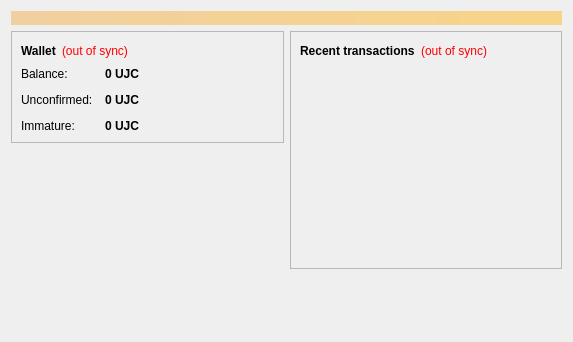
<?xml version="1.0" encoding="UTF-8"?>
<ui version="4.0">
 <class>OverviewPage</class>
 <widget class="QWidget" name="OverviewPage">
  <property name="geometry">
   <rect>
    <x>0</x>
    <y>0</y>
    <width>573</width>
    <height>342</height>
   </rect>
  </property>
  <property name="windowTitle">
   <string>Form</string>
  </property>
  <layout class="QVBoxLayout" name="topLayout">
   <item>
    <widget class="QLabel" name="labelAlerts">
     <property name="visible">
      <bool>false</bool>
     </property>
     <property name="styleSheet">
      <string notr="true">background-color: qlineargradient(x1: 0, y1: 0, x2: 1, y2: 0, stop:0 #F0D0A0, stop:1 #F8D488); color:#000000;</string>
     </property>
     <property name="wordWrap">
      <bool>true</bool>
     </property>
     <property name="margin">
      <number>3</number>
     </property>
    </widget>
   </item>
   <item>
    <layout class="QHBoxLayout" name="horizontalLayout" stretch="1,1">
     <item>
      <layout class="QVBoxLayout" name="verticalLayout_2">
       <item>
        <widget class="QFrame" name="frame">
         <property name="frameShape">
          <enum>QFrame::StyledPanel</enum>
         </property>
         <property name="frameShadow">
          <enum>QFrame::Raised</enum>
         </property>
         <layout class="QVBoxLayout" name="verticalLayout_4">
          <item>
           <layout class="QHBoxLayout" name="horizontalLayout_4">
            <item>
             <widget class="QLabel" name="label_5">
              <property name="font">
               <font>
                <weight>75</weight>
                <bold>true</bold>
               </font>
              </property>
              <property name="text">
               <string>Wallet</string>
              </property>
             </widget>
            </item>
            <item>
             <widget class="QLabel" name="labelWalletStatus">
              <property name="toolTip">
               <string>The displayed information may be out of date. Your wallet automatically synchronizes with the UbuntuJobCredit network after a connection is established, but this process has not completed yet.</string>
              </property>
              <property name="styleSheet">
               <string notr="true">QLabel { color: red; }</string>
              </property>
              <property name="text">
               <string notr="true">(out of sync)</string>
              </property>
              <property name="alignment">
               <set>Qt::AlignLeading|Qt::AlignLeft|Qt::AlignVCenter</set>
              </property>
             </widget>
            </item>
            <item>
             <spacer name="horizontalSpacer_2">
              <property name="orientation">
               <enum>Qt::Horizontal</enum>
              </property>
              <property name="sizeHint" stdset="0">
               <size>
                <width>40</width>
                <height>20</height>
               </size>
              </property>
             </spacer>
            </item>
           </layout>
          </item>
          <item>
           <layout class="QFormLayout" name="formLayout_2">
            <property name="fieldGrowthPolicy">
             <enum>QFormLayout::AllNonFixedFieldsGrow</enum>
            </property>
            <property name="horizontalSpacing">
             <number>12</number>
            </property>
            <property name="verticalSpacing">
             <number>12</number>
            </property>
            <item row="0" column="0">
             <widget class="QLabel" name="label">
              <property name="text">
               <string>Balance:</string>
              </property>
             </widget>
            </item>
            <item row="0" column="1">
             <widget class="QLabel" name="labelBalance">
              <property name="font">
               <font>
                <weight>75</weight>
                <bold>true</bold>
               </font>
              </property>
              <property name="cursor">
               <cursorShape>IBeamCursor</cursorShape>
              </property>
              <property name="toolTip">
               <string>Your current balance</string>
              </property>
              <property name="text">
               <string notr="true">0 UJC</string>
              </property>
              <property name="textInteractionFlags">
               <set>Qt::LinksAccessibleByMouse|Qt::TextSelectableByKeyboard|Qt::TextSelectableByMouse</set>
              </property>
             </widget>
            </item>
            <item row="1" column="0">
             <widget class="QLabel" name="label_3">
              <property name="text">
               <string>Unconfirmed:</string>
              </property>
             </widget>
            </item>
            <item row="1" column="1">
             <widget class="QLabel" name="labelUnconfirmed">
              <property name="font">
               <font>
                <weight>75</weight>
                <bold>true</bold>
               </font>
              </property>
              <property name="cursor">
               <cursorShape>IBeamCursor</cursorShape>
              </property>
              <property name="toolTip">
               <string>Total of transactions that have yet to be confirmed, and do not yet count toward the current balance</string>
              </property>
              <property name="text">
               <string notr="true">0 UJC</string>
              </property>
              <property name="textInteractionFlags">
               <set>Qt::LinksAccessibleByMouse|Qt::TextSelectableByKeyboard|Qt::TextSelectableByMouse</set>
              </property>
             </widget>
            </item>
            <item row="2" column="0">
             <widget class="QLabel" name="labelImmatureText">
              <property name="text">
               <string>Immature:</string>
              </property>
             </widget>
            </item>
            <item row="2" column="1">
             <widget class="QLabel" name="labelImmature">
              <property name="font">
               <font>
                <weight>75</weight>
                <bold>true</bold>
               </font>
              </property>
              <property name="toolTip">
               <string>Mined balance that has not yet matured</string>
              </property>
              <property name="text">
               <string notr="true">0 UJC</string>
              </property>
              <property name="textInteractionFlags">
               <set>Qt::LinksAccessibleByMouse|Qt::TextSelectableByKeyboard|Qt::TextSelectableByMouse</set>
              </property>
             </widget>
            </item>
           </layout>
          </item>
         </layout>
        </widget>
       </item>
       <item>
        <spacer name="verticalSpacer">
         <property name="orientation">
          <enum>Qt::Vertical</enum>
         </property>
         <property name="sizeHint" stdset="0">
          <size>
           <width>20</width>
           <height>40</height>
          </size>
         </property>
        </spacer>
       </item>
      </layout>
     </item>
     <item>
      <layout class="QVBoxLayout" name="verticalLayout_3">
       <item>
        <widget class="QFrame" name="frame_2">
         <property name="frameShape">
          <enum>QFrame::StyledPanel</enum>
         </property>
         <property name="frameShadow">
          <enum>QFrame::Raised</enum>
         </property>
         <layout class="QVBoxLayout" name="verticalLayout">
          <item>
           <layout class="QHBoxLayout" name="horizontalLayout_2">
            <item>
             <widget class="QLabel" name="label_4">
              <property name="text">
               <string>&lt;b&gt;Recent transactions&lt;/b&gt;</string>
              </property>
             </widget>
            </item>
            <item>
             <widget class="QLabel" name="labelTransactionsStatus">
              <property name="toolTip">
               <string>The displayed information may be out of date. Your wallet automatically synchronizes with the UbuntuJobCredit network after a connection is established, but this process has not completed yet.</string>
              </property>
              <property name="styleSheet">
               <string notr="true">QLabel { color: red; }</string>
              </property>
              <property name="text">
               <string notr="true">(out of sync)</string>
              </property>
              <property name="alignment">
               <set>Qt::AlignRight|Qt::AlignTrailing|Qt::AlignVCenter</set>
              </property>
             </widget>
            </item>
            <item>
             <spacer name="horizontalSpacer">
              <property name="orientation">
               <enum>Qt::Horizontal</enum>
              </property>
              <property name="sizeHint" stdset="0">
               <size>
                <width>40</width>
                <height>20</height>
               </size>
              </property>
             </spacer>
            </item>
           </layout>
          </item>
          <item>
           <widget class="QListView" name="listTransactions">
            <property name="styleSheet">
             <string notr="true">QListView { background: transparent; }</string>
            </property>
            <property name="frameShape">
             <enum>QFrame::NoFrame</enum>
            </property>
            <property name="verticalScrollBarPolicy">
             <enum>Qt::ScrollBarAlwaysOff</enum>
            </property>
            <property name="horizontalScrollBarPolicy">
             <enum>Qt::ScrollBarAlwaysOff</enum>
            </property>
            <property name="selectionMode">
             <enum>QAbstractItemView::NoSelection</enum>
            </property>
           </widget>
          </item>
         </layout>
        </widget>
       </item>
       <item>
        <spacer name="verticalSpacer_2">
         <property name="orientation">
          <enum>Qt::Vertical</enum>
         </property>
         <property name="sizeHint" stdset="0">
          <size>
           <width>20</width>
           <height>40</height>
          </size>
         </property>
        </spacer>
       </item>
      </layout>
     </item>
    </layout>
   </item>
  </layout>
 </widget>
 <resources/>
 <connections/>
</ui>
